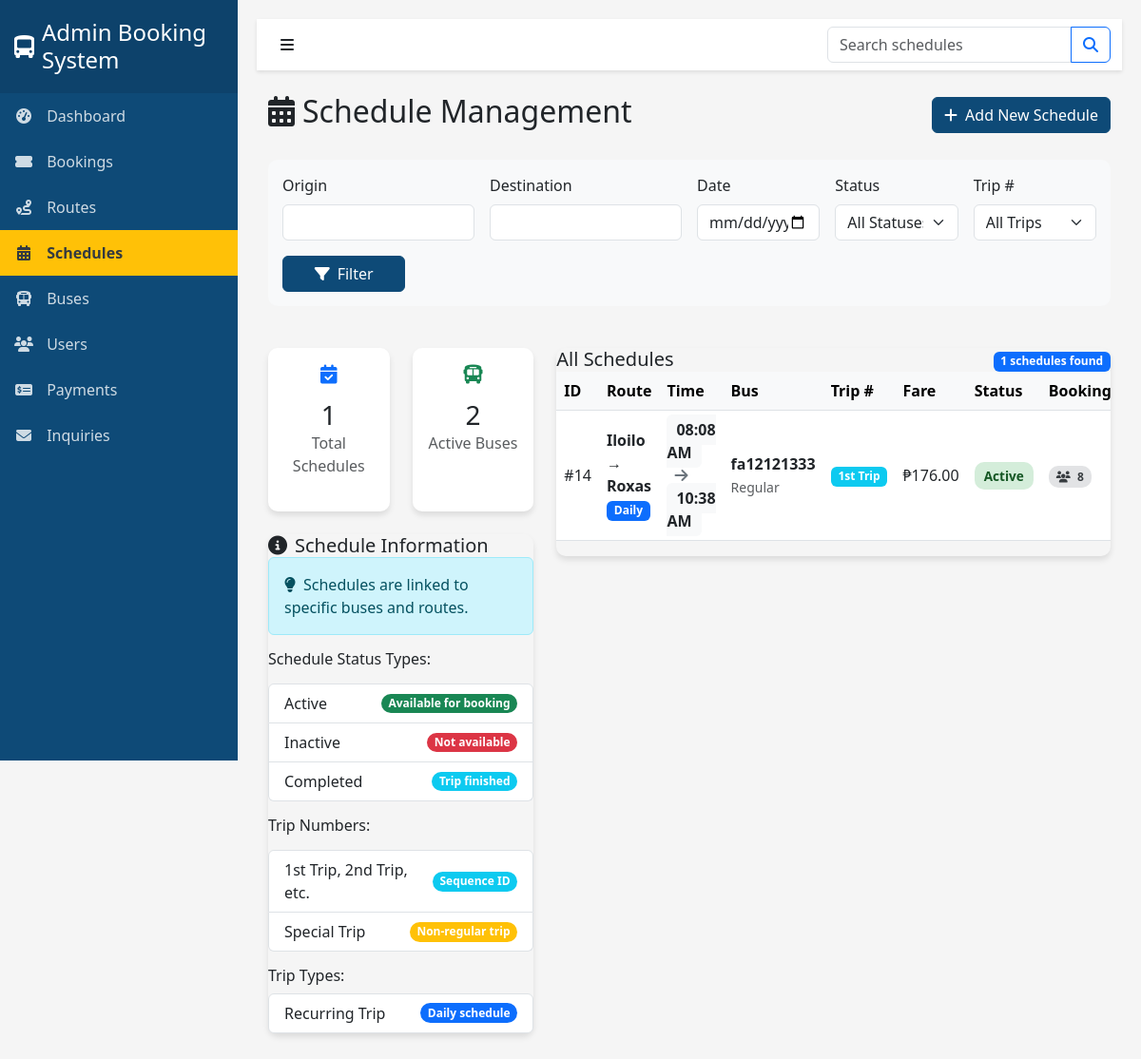
/admin/tabs/schedules_admin.php, run on the app's committed database.
### tables this page shows
CREATE TABLE `schedules` (
  `id` int(11) NOT NULL,
  `bus_id` int(11) NOT NULL,
  `origin` varchar(255) NOT NULL,
  `destination` varchar(255) NOT NULL,
  `departure_time` time NOT NULL,
  `arrival_time` time NOT NULL,
  `fare_amount` decimal(10,2) NOT NULL,
  `recurring` tinyint(1) NOT NULL DEFAULT 0,
  `trip_number` varchar(20) DEFAULT NULL,
  `status` varchar(20) NOT NULL DEFAULT 'active',
  `days_of_week` set('monday','tuesday','wednesday','thursday','friday','saturday','sunday') DEFAULT 'monday,tuesday,wednesday,thursday,friday,saturday,sunday',
  `effective_date` date DEFAULT NULL,
  `expiry_date` date DEFAULT NULL,
  `date` date DEFAULT NULL,
  `special_notes` text DEFAULT NULL,
  `created_at` timestamp NOT NULL DEFAULT current_timestamp(),
  `updated_at` timestamp NOT NULL DEFAULT current_timestamp() ON UPDATE current_timestamp()
);

CREATE TABLE `buses` (
  `id` int(11) NOT NULL,
  `bus_type` varchar(50) NOT NULL,
  `seat_capacity` int(11) NOT NULL,
  `plate_number` varchar(20) NOT NULL,
  `driver_name` varchar(100) NOT NULL,
  `conductor_name` varchar(100) NOT NULL,
  `status` enum('Active','Inactive','Under Maintenance') DEFAULT 'Active',
  `route_id` int(11) DEFAULT NULL,
  `route_name` varchar(255) NOT NULL,
  `origin` varchar(100) DEFAULT NULL,
  `destination` varchar(100) DEFAULT NULL,
  `bus_model` varchar(100) DEFAULT NULL,
  `year_manufactured` year(4) DEFAULT NULL,
  `last_maintenance` date DEFAULT NULL,
  `next_maintenance` date DEFAULT NULL,
  `fuel_type` enum('diesel','gasoline','electric','hybrid') DEFAULT 'diesel',
  `wifi_available` tinyint(1) DEFAULT 0,
  `charging_ports` tinyint(1) DEFAULT 0,
  `wheelchair_accessible` tinyint(1) DEFAULT 0,
  `created_at` timestamp NOT NULL DEFAULT current_timestamp(),
  `updated_at` timestamp NOT NULL DEFAULT current_timestamp() ON UPDATE current_timestamp()
);

### admin/tabs/schedules_admin.php (the view, shortened to what the rows shown need)
<?php
require_once "../../backend/connections/config.php";
$tableExists = $conn->query("SHOW TABLES LIKE 'bookings'");
$bookings_table_exists = $tableExists && $tableExists->num_rows > 0;
$selected_date = isset($_GET['filter_date']) ? $_GET['filter_date'] : date('Y-m-d');
$schedules = [];
try {
    $whereParams = [];
    $paramTypes = "";
    if ($bookings_table_exists) {
        $baseQuery = "SELECT s.*,
                     b.plate_number,
                     b.bus_type,
                     b.route_name,
                     (SELECT COUNT(*) FROM bookings WHERE bus_id = s.bus_id AND DATE(booking_date) = ?) as booking_count
                     FROM schedules s
                     JOIN buses b ON s.bus_id = b.id";
        array_unshift($whereParams, $selected_date);
        $paramTypes = "s" . $paramTypes;
    }
    $baseQuery .= " ORDER BY s.departure_time, s.origin, s.destination";
    if ($bookings_table_exists && !empty($whereParams)) {
        $stmt = $conn->prepare($baseQuery);
        $stmt->bind_param($paramTypes, ...$whereParams);
        $stmt->execute();
        $result = $stmt->get_result();
    } elseif (!$bookings_table_exists && !empty($whereParams) && !empty($paramTypes)) {
        $stmt = $conn->prepare($baseQuery);
        $stmt->bind_param($paramTypes, ...$whereParams);
        $stmt->execute();
        $result = $stmt->get_result();
    } else {
        $result = $conn->query($baseQuery);
    }
    if ($result) {
        while ($row = $result->fetch_assoc()) {
            $schedules[] = $row;
        }
    }
} catch (Exception $e) {
    $error_message = "Error fetching schedules data: " . $e->getMessage();
}
?>
<!DOCTYPE html>
<html lang="en">
<head>
    <link href="https://cdn.jsdelivr.net/npm/bootstrap@5.3.0-alpha1/dist/css/bootstrap.min.css" rel="stylesheet">
    <link rel="stylesheet" href="https://cdnjs.cloudflare.com/ajax/libs/font-awesome/6.1.1/css/all.min.css">
    <link href="../css/admin.css" rel="stylesheet">
</head>
<body>
    <div class="wrapper">
        <div class="content">
            <div class="container-fluid">
                <div class="d-flex justify-content-between align-items-center mb-4">
                    <h2><i class="fas fa-calendar-alt me-2"></i>Schedule Management</h2>
                </div>
                <div class="row">
                    <div class="col-md-8">
                        <div class="card1">
                            <div class="card-body">
                                <?php if (count($schedules) > 0): ?>
                                <div class="table-responsive">
                                    <table class="table table-hover align-middle">
                                        <thead>
                                            <tr>
                                                <th>ID</th>
                                                <th>Route</th>
                                                <th>Time</th>
                                                <th>Bus</th>
                                                <th>Trip #</th>
                                                <th>Fare</th>
                                                <th>Status</th>
                                                <th>Bookings</th>
                                            </tr>
                                        </thead>
                                        <tbody>
                                            <?php foreach ($schedules as $schedule): ?>
                                            <tr>
                                                <td>#<?php echo $schedule['id']; ?></td>
                                                <td>
                                                    <div class="fw-bold"><?php echo ucfirst(htmlspecialchars($schedule['origin'])); ?> → <?php echo ucfirst(htmlspecialchars($schedule['destination'])); ?></div>
                                                    <span class="badge bg-primary">Daily</span>
                                                </td>
                                                <td>
                                                    <span class="time-badge"><?php echo date('h:i A', strtotime($schedule['departure_time'])); ?></span>
                                                    <span class="time-arrow"><i class="fas fa-arrow-right"></i></span>
                                                    <span class="time-badge"><?php echo date('h:i A', strtotime($schedule['arrival_time'])); ?></span>
                                                </td>
                                                <td>
                                                    <div class="fw-bold"><?php echo htmlspecialchars($schedule['plate_number']); ?></div>
                                                    <small class="text-muted"><?php echo htmlspecialchars($schedule['bus_type']); ?></small>
                                                </td>
                                                <td>
                                                    <?php if (!empty($schedule['trip_number'])): ?>
                                                    <span class="badge bg-info"><?php echo htmlspecialchars($schedule['trip_number']); ?></span>
                                                    <?php else: ?>
                                                    <span class="text-muted">-</span>
                                                    <?php endif; ?>
                                                </td>
                                                <td>₱<?php echo number_format($schedule['fare_amount'], 2); ?></td>
                                                <td>
                                                    <?php if ($schedule['status'] === 'active'): ?>
                                                    <span class="schedule-status status-active"><?php echo ucfirst($schedule['status']); ?></span>
                                                    <?php elseif ($schedule['status'] === 'inactive'): ?>
                                                    <span class="schedule-status status-inactive"><?php echo ucfirst($schedule['status']); ?></span>
                                                    <?php else: ?>
                                                    <span class="schedule-status status-completed"><?php echo ucfirst($schedule['status']); ?></span>
                                                    <?php endif; ?>
                                                </td>
                                                <td>
                                                    <span class="booking-count-badge">
                                                        <i class="fas fa-users me-1"></i>
                                                        <?php echo $schedule['booking_count']; ?>
                                                    </span>
                                                </td>
                                            </tr>
                                            <?php endforeach; ?>
                                        </tbody>
                                    </table>
                                </div>
                                <?php else: ?>
                                <div class="alert alert-info">
                                    <i class="fas fa-info-circle me-2"></i>No schedules found. Add your first schedule using the "Add New Schedule" button.
                                </div>
                                <?php endif; ?>
                            </div>
                        </div>
                    </div>
                </div>
            </div>
        </div>
    </div>
</body>
</html>

### data on the page
schedules: id "14", origin "Iloilo", destination "Roxas", departure_time "08:08 AM", arrival_time "10:38 AM", bus.plate_number "fa12121333", bus.bus_type "Regular", trip_number "1st Trip", fare_amount "176.00", status "Active", booking_count "8"

### other printed values
count($schedules) "1"
count($buses) "2"
